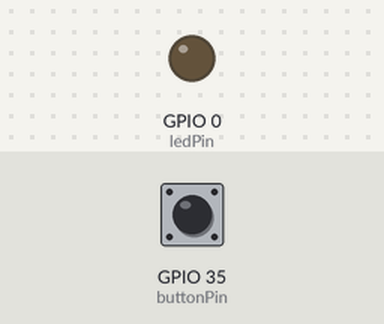
Simulated run of this sketch. Board: ESP32. Shown: output pins drawn as LEDs (lit = HIGH). The test bench sets the inputs (shaded band); at power-on: GPIO 35 (buttonPin) LOW. What the sketch prints to the serial monitor is not drawn.

Above: at 1.2 s.
1.3 s: GPIO 35 (buttonPin) pulled HIGH for 0.15 s
At 1.37 s:
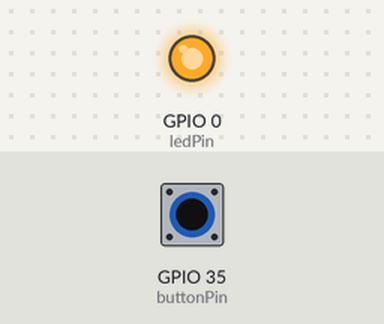
2.9 s: GPIO 35 (buttonPin) pulled HIGH for 3.2 s
At 7.3 s:
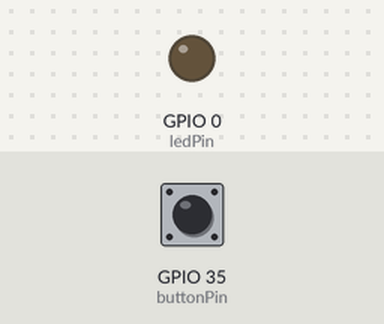
Timing chart, 0 to 8.8 s (numbered marks = the images above; inputs shaded):
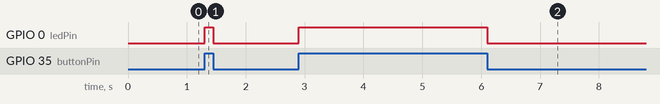

The sketch:

Test_Digital.ino
```cpp
// Complete Instructions: https://RandomNerdTutorials.com/esp32-digital-inputs-outputs-arduino/

// set pin numbers
const int buttonPin = 35;  // the number of the pushbutton pin
const int ledPin =  0;    // the number of the LED pin

// variable for storing the pushbutton status
int buttonState = 0;

void setup() {
  Serial.begin(115200);
  // initialize the pushbutton pin as an input
  pinMode(buttonPin, INPUT);
  // initialize the LED pin as an output
  pinMode(ledPin, OUTPUT);
}

void loop() {
  // read the state of the pushbutton value
  buttonState = digitalRead(buttonPin);
  Serial.println(buttonState);
  // check if the pushbutton is pressed.
  // if it is, the buttonState is HIGH
  if (buttonState == HIGH) {
    // turn LED on
    digitalWrite(ledPin, HIGH);
    Serial.println("Puerta cerrada");
  } else {
    // turn LED off
    digitalWrite(ledPin, LOW);
    Serial.println("Puerta abierta");
  }
}
```

Measured:
- after the input at 1.3 s, GPIO 0 (ledPin): LOW → HIGH at once, → LOW 0.15 s later
- after the input at 2.9 s, GPIO 0 (ledPin): LOW → HIGH at once, → LOW 3.2 s later
